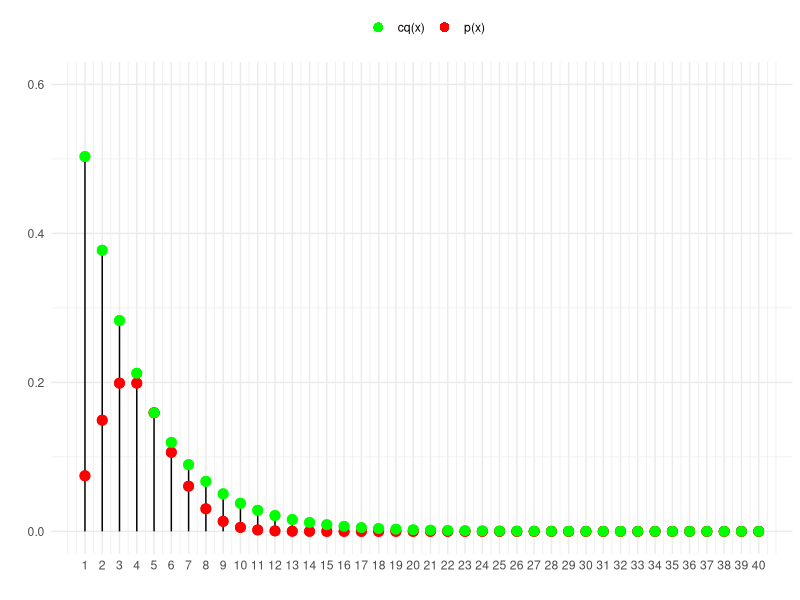
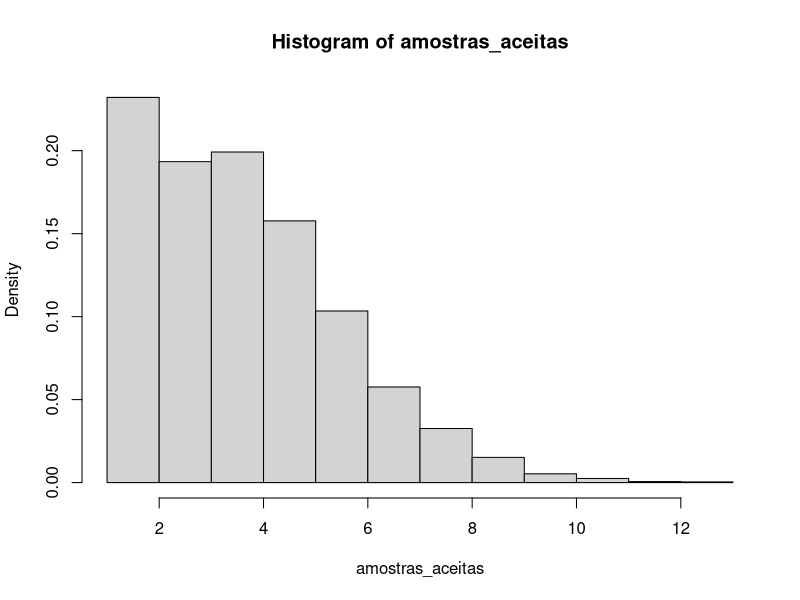
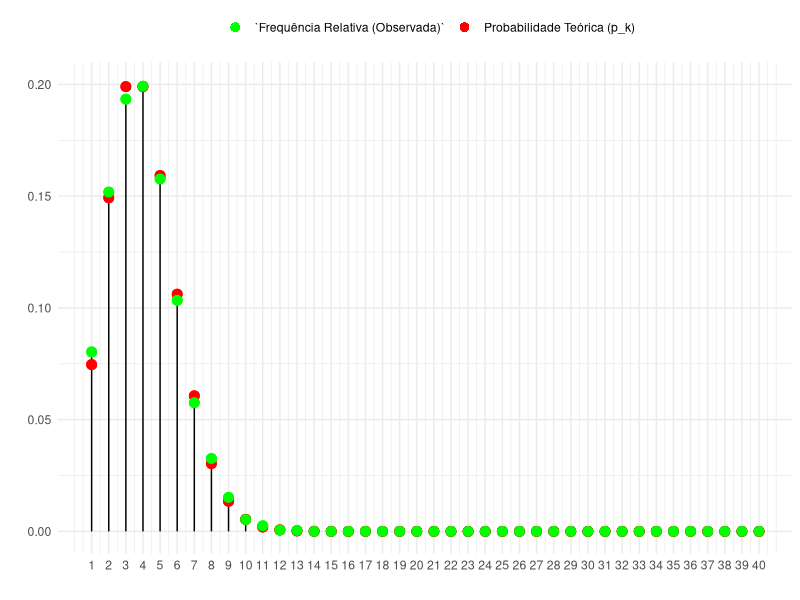

Source code (R) for these figures, in order:
library(ggplot2)
lambda <- 4
p <- 0.25
pk_de_poisson_truncada <- function(lambda, k) {
  p_k <- (exp(-lambda) * lambda ^ k) / (factorial(k) * (1 - exp(-lambda)))
  return (p_k)
}

qk_de_geometrica <- function(p, k) {
  q_k <- (1 - p)^(k - 1) *p
  return (q_k)
}

k_valores <- 1:(10*lambda)
p_k <- sapply(k_valores, pk_de_poisson_truncada, lambda = lambda)
q_k <- sapply(k_valores, qk_de_geometrica, p = p)

r_k <- p_k / q_k
c <- max(r_k)
cq_k <- c * q_k

df_ex2 <- data.frame(k = k_valores, p_k = p_k, cq_k = cq_k)
ggplot(df_ex2, aes(x = k)) +
  geom_segment(aes(x = k, xend = k, y = 0, yend = cq_k), color = "black") +
  geom_point(aes(y = cq_k), color = "green", size = 3) +
  geom_point(aes(y = p_k), color = "red", size = 3) +
  labs(x = "", y = "") +
  ylim(0, 0.6) +
  scale_x_continuous(breaks = 1:(10*lambda)) +
  theme_minimal() +
  theme(legend.position = "top") +
  scale_color_manual(values = c("p(x)" = "red", "cq(x)" = "green"), name = "") +
  guides(color = guide_legend(override.aes = list(shape = 16))) +
  geom_point(aes(y = p_k, color = "p(x)"), size = 3) +
  geom_point(aes(y = cq_k, color = "cq(x)"), size = 3) 


#hist(r_k)
#stripchart(r_k, method = "jitter", pch =19)
#plot(r_k)

n_amostras <- 5000

names(p_k) <- k_valores
names(q_k) <- k_valores


# para calcular quantas amostras foram rejeitadas, e avaliar a eficiencia depois
num_de_amostras_testadas_total <- 0
numero_de_amostras <- 10000
amostras_aceitas <- c()
while (length(amostras_aceitas) < numero_de_amostras) {
  #tirar uma amostra aleatoria em k_valores, nesse caso de 1 a 10*lambda
  y <- rgeom(1, prob = p) + 1

  #gerar uma amostra de uniforme(0, 1)
  u <- runif(1)

  #o valor para decidir se aceitamos a amostra gerada ou não
  acceptance_ratio <-  p_k[as.character(y)] / (c * q_k[as.character(y)])

  #incrementa 1 para saber quantas vezes esse loop rodou
  num_de_amostras_testadas_total <- num_de_amostras_testadas_total + 1

  if (u <= acceptance_ratio) {
    # Se aceito, adicione o valor ao vetor de amostras
    amostras_aceitas <- c(amostras_aceitas, y)
  }
}
hist(amostras_aceitas, probability = TRUE)
#stripchart(amostras_aceitas, method = "jitter", pch =19)

#tabela de frequencia
tabela_frequencia <- table(factor(amostras_aceitas, levels = k_valores))
frequencia_relativa <- prop.table(tabela_frequencia)

#data.frame final para exibir os resultados
resultados_df <- data.frame(
  `Valor (k)` = as.integer(names(tabela_frequencia)),
  `Frequência Absoluta` = as.integer(frequencia_relativa),
  `Frequência Relativa (Observada)` = as.numeric(frequencia_relativa),
  `Probabilidade Teórica (p_k)` = p_k,
  check.names = FALSE
)

ggplot(resultados_df, aes(x = `Valor (k)`)) +
  geom_segment(aes(x = `Valor (k)`, xend = `Valor (k)`, y = 0, yend = `Frequência Relativa (Observada)`), color = "black") +
  geom_point(aes(y = `Frequência Relativa (Observada)`), color = "green", size = 3) +
  geom_point(aes(y = `Probabilidade Teórica (p_k)`), color = "red", size = 3) +
  labs(x = "", y = "") +
  ylim(0, 0.20) +
  scale_x_continuous(breaks = 1:40) +
  theme_minimal() +
  theme(legend.position = "top") +
  scale_color_manual(values = c("Probabilidade Teórica (p_k)" = "red", "`Frequência Relativa (Observada)`" = "green"), name = "") +
  guides(color = guide_legend(override.aes = list(shape = 16))) +
  geom_point(aes(y = `Probabilidade Teórica (p_k)`, color = "Probabilidade Teórica (p_k)"), size = 3) +
  geom_point(aes(y = `Frequência Relativa (Observada)`, color = "`Frequência Relativa (Observada)`"), size = 3)
